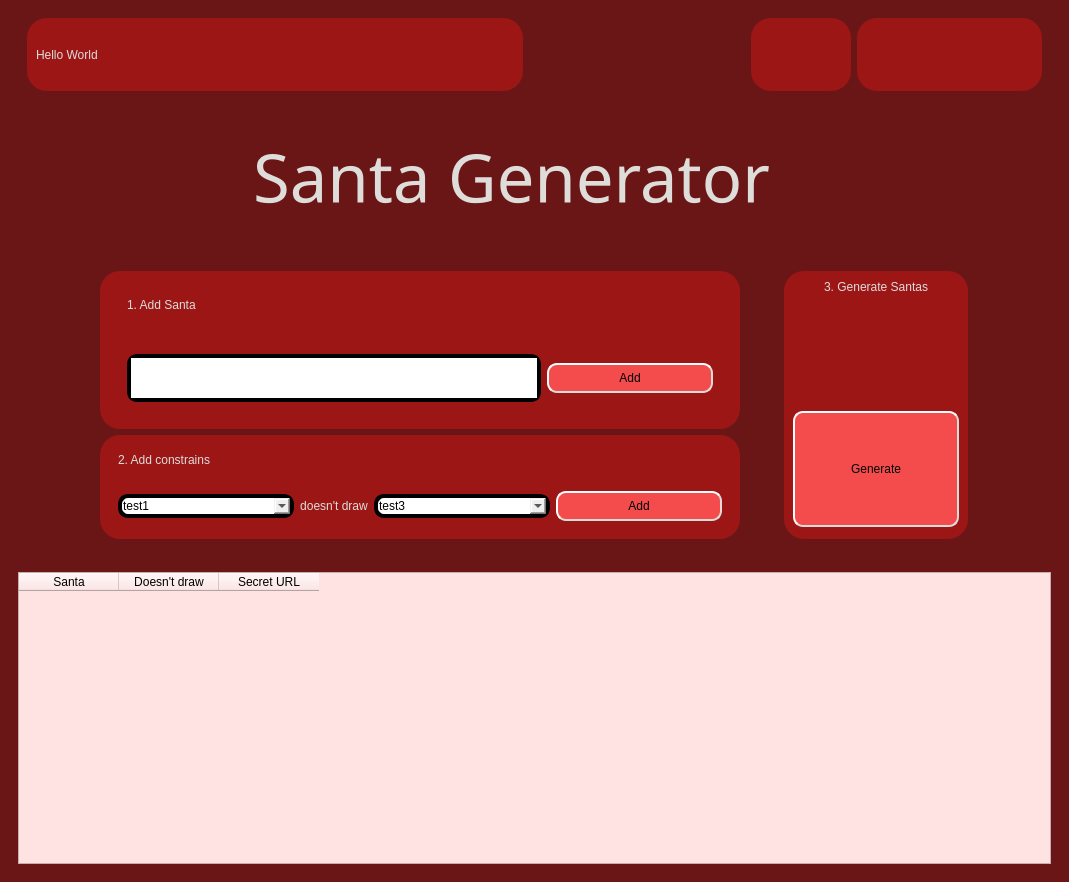
<?xml version="1.0" encoding="UTF-8"?>
<ui version="4.0">
 <class>MainWindow</class>
 <widget class="QMainWindow" name="MainWindow">
  <property name="geometry">
   <rect>
    <x>0</x>
    <y>0</y>
    <width>1069</width>
    <height>882</height>
   </rect>
  </property>
  <property name="windowTitle">
   <string>MainWindow</string>
  </property>
  <widget class="QWidget" name="centralwidget">
   <property name="styleSheet">
    <string notr="true">#centralwidget{
    background-color: rgb(106, 22, 22);
}</string>
   </property>
   <layout class="QVBoxLayout" name="verticalLayout">
    <item alignment="Qt::AlignTop">
     <widget class="QWidget" name="topbarContainer" native="true">
      <layout class="QHBoxLayout" name="horizontalLayout_5">
       <property name="leftMargin">
        <number>9</number>
       </property>
       <property name="topMargin">
        <number>0</number>
       </property>
       <property name="rightMargin">
        <number>9</number>
       </property>
       <property name="bottomMargin">
        <number>0</number>
       </property>
       <item>
        <widget class="QWidget" name="statusSubContainer" native="true">
         <layout class="QVBoxLayout" name="verticalLayout_5">
          <item>
           <widget class="QFrame" name="frame_2">
            <property name="styleSheet">
             <string notr="true">* {
    border: none;
    background-color: rgb(156, 22, 22);
    border-radius: 20;
}

QLabel {
    font: 14pt &quot;Chilanka&quot;;
    color: rgb(222, 221, 218); 
}</string>
            </property>
            <property name="frameShape">
             <enum>QFrame::StyledPanel</enum>
            </property>
            <property name="frameShadow">
             <enum>QFrame::Raised</enum>
            </property>
            <layout class="QHBoxLayout" name="horizontalLayout_6">
             <item>
              <widget class="QLabel" name="statusMsgLbl">
               <property name="styleSheet">
                <string notr="true"/>
               </property>
               <property name="text">
                <string>Hello World</string>
               </property>
              </widget>
             </item>
            </layout>
           </widget>
          </item>
         </layout>
        </widget>
       </item>
       <item alignment="Qt::AlignRight|Qt::AlignTop">
        <widget class="QWidget" name="settingsSubContainer" native="true">
         <property name="styleSheet">
          <string notr="true"/>
         </property>
         <layout class="QHBoxLayout" name="horizontalLayout_3">
          <item alignment="Qt::AlignRight">
           <widget class="QFrame" name="utils">
            <property name="styleSheet">
             <string notr="true">*{
    border: none;
    background-color: rgb(156, 22, 22);
    border-radius: 20;
}

QPushButton:hover:!pressed {
    border-bottom: 2px solid rgb(106, 22, 22);
}</string>
            </property>
            <property name="frameShape">
             <enum>QFrame::StyledPanel</enum>
            </property>
            <property name="frameShadow">
             <enum>QFrame::Raised</enum>
            </property>
            <layout class="QHBoxLayout" name="horizontalLayout_4">
             <property name="leftMargin">
              <number>15</number>
             </property>
             <property name="rightMargin">
              <number>15</number>
             </property>
             <item alignment="Qt::AlignLeft">
              <widget class="QPushButton" name="undoBtn">
               <property name="text">
                <string/>
               </property>
               <property name="icon">
                <iconset>
                 <normaloff>resources/undo.svg</normaloff>resources/undo.svg</iconset>
               </property>
               <property name="iconSize">
                <size>
                 <width>22</width>
                 <height>22</height>
                </size>
               </property>
              </widget>
             </item>
             <item alignment="Qt::AlignRight">
              <widget class="QPushButton" name="keyBtn">
               <property name="styleSheet">
                <string notr="true"/>
               </property>
               <property name="text">
                <string/>
               </property>
               <property name="icon">
                <iconset>
                 <normaloff>resources/key.svg</normaloff>resources/key.svg</iconset>
               </property>
               <property name="iconSize">
                <size>
                 <width>24</width>
                 <height>24</height>
                </size>
               </property>
              </widget>
             </item>
            </layout>
           </widget>
          </item>
          <item alignment="Qt::AlignRight">
           <widget class="QFrame" name="languages">
            <property name="styleSheet">
             <string notr="true">* {
    border: none;
    background-color: rgb(156, 22, 22);
    border-radius: 20;
}

QPushButton:hover:!pressed {
    border-bottom: 2px solid rgb(106, 22, 22);
}</string>
            </property>
            <property name="frameShape">
             <enum>QFrame::StyledPanel</enum>
            </property>
            <property name="frameShadow">
             <enum>QFrame::Raised</enum>
            </property>
            <layout class="QHBoxLayout" name="horizontalLayout">
             <item>
              <widget class="QPushButton" name="plBtn">
               <property name="sizeIncrement">
                <size>
                 <width>0</width>
                 <height>0</height>
                </size>
               </property>
               <property name="font">
                <font>
                 <pointsize>36</pointsize>
                </font>
               </property>
               <property name="styleSheet">
                <string notr="true"/>
               </property>
               <property name="text">
                <string/>
               </property>
               <property name="icon">
                <iconset>
                 <normaloff>resources/PL.svg</normaloff>resources/PL.svg</iconset>
               </property>
               <property name="iconSize">
                <size>
                 <width>24</width>
                 <height>24</height>
                </size>
               </property>
               <property name="checkable">
                <bool>false</bool>
               </property>
               <property name="autoRepeat">
                <bool>false</bool>
               </property>
              </widget>
             </item>
             <item>
              <widget class="QPushButton" name="engBtn">
               <property name="styleSheet">
                <string notr="true"/>
               </property>
               <property name="text">
                <string/>
               </property>
               <property name="icon">
                <iconset>
                 <normaloff>resources/UK.svg</normaloff>resources/UK.svg</iconset>
               </property>
               <property name="iconSize">
                <size>
                 <width>24</width>
                 <height>24</height>
                </size>
               </property>
              </widget>
             </item>
            </layout>
           </widget>
          </item>
         </layout>
        </widget>
       </item>
      </layout>
     </widget>
    </item>
    <item alignment="Qt::AlignHCenter">
     <widget class="QWidget" name="titleContainer" native="true">
      <property name="maximumSize">
       <size>
        <width>782</width>
        <height>466</height>
       </size>
      </property>
      <property name="font">
       <font>
        <family>Chilanka</family>
        <pointsize>50</pointsize>
        <weight>9</weight>
        <italic>false</italic>
        <bold>false</bold>
       </font>
      </property>
      <property name="styleSheet">
       <string notr="true">*{
    font: 75 50pt &quot;Chilanka&quot;;
    color: rgb(222, 221, 218);
    border: none;
}</string>
      </property>
      <layout class="QVBoxLayout" name="verticalLayout_3">
       <property name="leftMargin">
        <number>9</number>
       </property>
       <property name="topMargin">
        <number>9</number>
       </property>
       <property name="rightMargin">
        <number>9</number>
       </property>
       <property name="bottomMargin">
        <number>9</number>
       </property>
       <item alignment="Qt::AlignHCenter">
        <widget class="QFrame" name="frame">
         <property name="minimumSize">
          <size>
           <width>533</width>
           <height>123</height>
          </size>
         </property>
         <property name="frameShape">
          <enum>QFrame::StyledPanel</enum>
         </property>
         <property name="frameShadow">
          <enum>QFrame::Raised</enum>
         </property>
         <layout class="QHBoxLayout" name="horizontalLayout_2">
          <item alignment="Qt::AlignLeft">
           <widget class="QLabel" name="titleLbl">
            <property name="font">
             <font>
              <family>Chilanka</family>
              <pointsize>50</pointsize>
              <weight>9</weight>
              <italic>false</italic>
              <bold>false</bold>
             </font>
            </property>
            <property name="text">
             <string>Santa Generator</string>
            </property>
            <property name="scaledContents">
             <bool>true</bool>
            </property>
           </widget>
          </item>
          <item>
           <widget class="QLabel" name="titleIconLbl">
            <property name="maximumSize">
             <size>
              <width>100</width>
              <height>100</height>
             </size>
            </property>
            <property name="font">
             <font>
              <family>Chilanka</family>
              <pointsize>50</pointsize>
              <weight>9</weight>
              <italic>false</italic>
              <bold>false</bold>
             </font>
            </property>
            <property name="text">
             <string/>
            </property>
            <property name="textFormat">
             <enum>Qt::AutoText</enum>
            </property>
            <property name="pixmap">
             <pixmap>resources/santa.svg</pixmap>
            </property>
            <property name="scaledContents">
             <bool>true</bool>
            </property>
            <property name="wordWrap">
             <bool>false</bool>
            </property>
           </widget>
          </item>
         </layout>
        </widget>
       </item>
      </layout>
     </widget>
    </item>
    <item alignment="Qt::AlignHCenter">
     <widget class="QWidget" name="inputContainer" native="true">
      <property name="styleSheet">
       <string notr="true">QLabel {
    font: 20pt &quot;Chilanka&quot;;
    color: rgb(222, 221, 218); 
}

QFrame {
    border: none;
}

QPushButton {
    background-color: rgb(244, 76, 76);
    border-style: outset;
    border-width: 2px;
    border-radius: 10px;
    border-color: rgb(222, 221, 218); 
    font: 18pt &quot;Chilanka&quot;;
    min-width: 150px;
    padding: 6px;
 }

QPushButton:hover {
    background-color: rgb(222, 221, 218); 
    border-color: rgb(244, 76, 76);
 }

QPushButton:pressed {
    background-color: rgb(192, 191, 188);
 }

QComboBox {
    font: 18pt &quot;Chilanka&quot;;
    selection-background-color: rgb(244, 76, 76);
    min-width: 150px;
}

QTextEdit{
    font: 18pt &quot;Chilanka&quot;;
    max-height: 40px;
    border-style: outset;
    border-width: 4px;
    border-radius: 10px;
}
</string>
      </property>
      <layout class="QHBoxLayout" name="horizontalLayout_7">
       <item>
        <widget class="QWidget" name="widget" native="true">
         <layout class="QVBoxLayout" name="verticalLayout_4">
          <item alignment="Qt::AlignTop">
           <widget class="QWidget" name="widget_3" native="true">
            <property name="styleSheet">
             <string notr="true">#widget_3{
    border: none;
    background-color: rgb(156, 22, 22);
    border-radius: 20;
}</string>
            </property>
            <layout class="QVBoxLayout" name="verticalLayout_2">
             <item alignment="Qt::AlignTop">
              <widget class="QWidget" name="widget_5" native="true">
               <layout class="QVBoxLayout" name="verticalLayout_6">
                <item>
                 <widget class="QFrame" name="frame_4">
                  <property name="frameShape">
                   <enum>QFrame::StyledPanel</enum>
                  </property>
                  <property name="frameShadow">
                   <enum>QFrame::Raised</enum>
                  </property>
                  <layout class="QVBoxLayout" name="verticalLayout_9">
                   <item>
                    <widget class="QLabel" name="AddSantaLbl">
                     <property name="text">
                      <string>1. Add Santa</string>
                     </property>
                    </widget>
                   </item>
                  </layout>
                 </widget>
                </item>
               </layout>
              </widget>
             </item>
             <item alignment="Qt::AlignTop">
              <widget class="QWidget" name="widget_6" native="true">
               <layout class="QHBoxLayout" name="horizontalLayout_9">
                <item>
                 <widget class="QFrame" name="frame_5">
                  <property name="frameShape">
                   <enum>QFrame::StyledPanel</enum>
                  </property>
                  <property name="frameShadow">
                   <enum>QFrame::Raised</enum>
                  </property>
                  <layout class="QHBoxLayout" name="horizontalLayout_10">
                   <item>
                    <widget class="QTextEdit" name="AddSantaInput">
                     <property name="maximumSize">
                      <size>
                       <width>16777215</width>
                       <height>48</height>
                      </size>
                     </property>
                     <property name="styleSheet">
                      <string notr="true"/>
                     </property>
                    </widget>
                   </item>
                   <item alignment="Qt::AlignRight">
                    <widget class="QPushButton" name="AddSantaBtn">
                     <property name="styleSheet">
                      <string notr="true">QPushButton {
    max-width: 200px;
}</string>
                     </property>
                     <property name="text">
                      <string>Add</string>
                     </property>
                    </widget>
                   </item>
                  </layout>
                 </widget>
                </item>
               </layout>
              </widget>
             </item>
            </layout>
           </widget>
          </item>
          <item>
           <widget class="QWidget" name="widget_4" native="true">
            <property name="styleSheet">
             <string notr="true">#widget_4{
    border: none;
    background-color: rgb(156, 22, 22);
    border-radius: 20;
}</string>
            </property>
            <layout class="QVBoxLayout" name="verticalLayout_10">
             <item>
              <widget class="QFrame" name="frame_6">
               <property name="frameShape">
                <enum>QFrame::StyledPanel</enum>
               </property>
               <property name="frameShadow">
                <enum>QFrame::Raised</enum>
               </property>
               <layout class="QVBoxLayout" name="verticalLayout_11">
                <item>
                 <widget class="QLabel" name="constrainsLbl">
                  <property name="text">
                   <string>2. Add constrains</string>
                  </property>
                 </widget>
                </item>
               </layout>
              </widget>
             </item>
             <item>
              <widget class="QFrame" name="frame_7">
               <property name="styleSheet">
                <string notr="true">QComboBox{
    border-style: outset;
    border-width: 4px;
    border-radius: 10px;
}</string>
               </property>
               <property name="frameShape">
                <enum>QFrame::StyledPanel</enum>
               </property>
               <property name="frameShadow">
                <enum>QFrame::Raised</enum>
               </property>
               <layout class="QHBoxLayout" name="horizontalLayout_11">
                <item>
                 <widget class="QComboBox" name="noDrawLeftBox">
                  <item>
                   <property name="text">
                    <string>test1</string>
                   </property>
                  </item>
                  <item>
                   <property name="text">
                    <string>test2</string>
                   </property>
                  </item>
                 </widget>
                </item>
                <item>
                 <widget class="QLabel" name="NoDrawLbl">
                  <property name="text">
                   <string>doesn't draw</string>
                  </property>
                  <property name="alignment">
                   <set>Qt::AlignCenter</set>
                  </property>
                 </widget>
                </item>
                <item>
                 <widget class="QComboBox" name="noDrawRightBox">
                  <item>
                   <property name="text">
                    <string>test3</string>
                   </property>
                  </item>
                  <item>
                   <property name="text">
                    <string>test4</string>
                   </property>
                  </item>
                 </widget>
                </item>
                <item alignment="Qt::AlignRight">
                 <widget class="QPushButton" name="NoDrawBtn">
                  <property name="text">
                   <string>Add</string>
                  </property>
                 </widget>
                </item>
               </layout>
              </widget>
             </item>
            </layout>
           </widget>
          </item>
         </layout>
        </widget>
       </item>
       <item>
        <spacer name="horizontalSpacer">
         <property name="orientation">
          <enum>Qt::Horizontal</enum>
         </property>
         <property name="sizeHint" stdset="0">
          <size>
           <width>20</width>
           <height>20</height>
          </size>
         </property>
        </spacer>
       </item>
       <item alignment="Qt::AlignRight">
        <widget class="QWidget" name="widget_2" native="true">
         <layout class="QHBoxLayout" name="horizontalLayout_8">
          <item>
           <widget class="QFrame" name="frame_3">
            <property name="styleSheet">
             <string notr="true">#frame_3 {
    border: none;
    background-color: rgb(156, 22, 22);
    border-radius: 20;
}

QPushButton {
     min-height: 100px;
 }
</string>
            </property>
            <property name="frameShape">
             <enum>QFrame::StyledPanel</enum>
            </property>
            <property name="frameShadow">
             <enum>QFrame::Raised</enum>
            </property>
            <layout class="QVBoxLayout" name="verticalLayout_7">
             <item alignment="Qt::AlignHCenter|Qt::AlignTop">
              <widget class="QLabel" name="generateLbl">
               <property name="text">
                <string>3. Generate Santas</string>
               </property>
              </widget>
             </item>
             <item alignment="Qt::AlignHCenter|Qt::AlignVCenter">
              <widget class="QPushButton" name="generateBtn">
               <property name="text">
                <string>Generate</string>
               </property>
              </widget>
             </item>
            </layout>
           </widget>
          </item>
         </layout>
        </widget>
       </item>
      </layout>
     </widget>
    </item>
    <item>
     <widget class="QWidget" name="tableContainer" native="true">
      <layout class="QVBoxLayout" name="verticalLayout_8">
       <item>
        <widget class="QTableWidget" name="summaryTable">
         <property name="styleSheet">
          <string notr="true">font: 20pt &quot;Chilanka&quot;;
background-color: rgb(255, 227, 226);</string>
         </property>
         <column>
          <property name="text">
           <string>Santa</string>
          </property>
         </column>
         <column>
          <property name="text">
           <string>Doesn't draw</string>
          </property>
         </column>
         <column>
          <property name="text">
           <string>Secret URL</string>
          </property>
         </column>
        </widget>
       </item>
      </layout>
     </widget>
    </item>
   </layout>
  </widget>
 </widget>
 <resources/>
 <connections/>
</ui>
